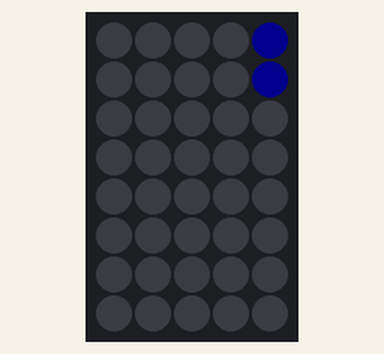
This sketch was run on a simulated Arduino Uno, built with avr-gcc and run on an emulated ATmega328P. On the bench: 5×8 RGB LED matrix (first LED top left, wired row by row). Dim RGB values are drawn brighter than linear.

Above: at 0.16 s.
At 1.24 s:
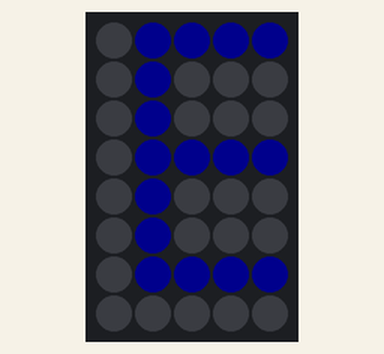
At 2.69 s:
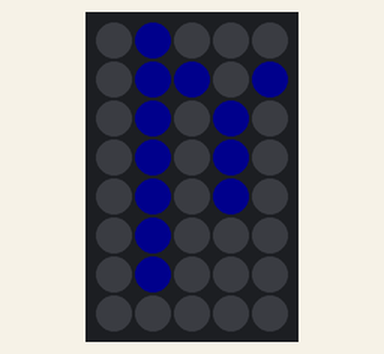
At 5.59 s:
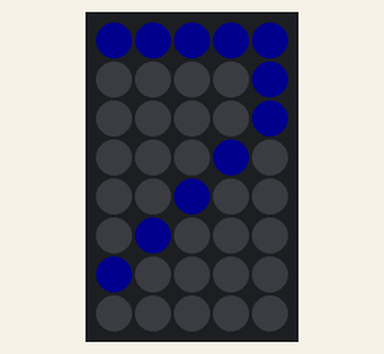
At 8.74 s:
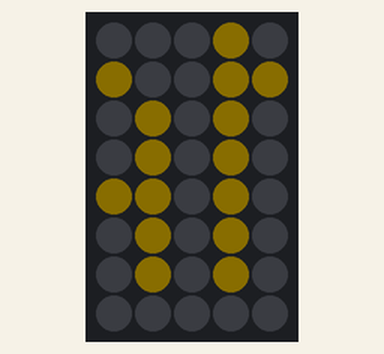
At 11.88 s:
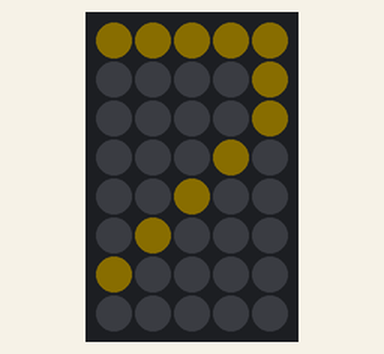

Measured:
- by itself, everything shown: repeats every 12.6 s, in 100 steps

The sketch:

scrolling_text.ino
```cpp
#include <Adafruit_GFX.h>
#include <Adafruit_NeoMatrix.h>
#include <Adafruit_NeoPixel.h>

// Color definitions
#define BLACK    0x0000
#define BLUE     0x001F
#define RED      0xF800
#define GREEN    0x07E0
#define CYAN     0x07FF
#define MAGENTA  0xF81F
#define YELLOW   0xFFE0
#define WHITE    0xFFFF


#define PIN 6

Adafruit_NeoMatrix matrix = Adafruit_NeoMatrix(5, 8, PIN,
  NEO_MATRIX_TOP     + NEO_MATRIX_RIGHT +
  NEO_MATRIX_COLUMNS + NEO_MATRIX_PROGRESSIVE,
  NEO_GRB            + NEO_KHZ800);


const uint16_t colors[] = {
  matrix.Color(0, 40, 230), matrix.Color(210, 190, 0), matrix.Color(0, 40, 230), matrix.Color(210, 190, 0) };

void setup() {
  matrix.begin();
  matrix.setTextWrap(false);
  matrix.setBrightness(16);
  matrix.setTextColor(colors[0]);
}

int x    = matrix.width();
int pass = 0;

void loop() {
  matrix.fillScreen(0);
  matrix.setCursor(x, 0);
  matrix.print(F("TEAM 467"));
  if(--x < -48) {
    x = matrix.width();
    if(++pass >= 4) pass = 0;
    matrix.setTextColor(colors[pass]);
  }
  matrix.show();
  delay(100);
}
```
